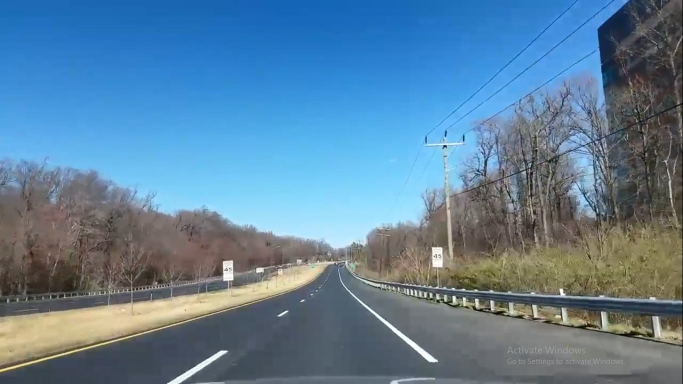
#> input picture test.jpg, 1366 x 768 px, given in place of Lane Detection Test Video 01.mp4, which was not available (shown at 1/2 size)
$ python task1.py
#> lines starting #> are read from the running program, lines starting #| are printed output that depends on the picture; after the words box and inside, x2 and y2 are one past the last pixel; in counts of white or black regions, pixels touching at a corner belong together; long printed decimals are rounded; pictures that were not available may be replaced by others from this repository, and a replacement may not be noted
"""
Created on Sat Feb  1 15:02:37 2020

@author: shawk
"""
import sys
import cv2
import numpy as np
import matplotlib.pyplot as plt

def Canny(image):
        gray=cv2.cvtColor(image, cv2.COLOR_RGB2GRAY)
        blur=cv2.GaussianBlur(gray, (5,5),0)
        canny=cv2.Canny(blur,50,150)
        return canny
def region_of_interest(image):
    height=image.shape[0]-50
    ploygons=np.array([[
            (200,height),(900,height),(400,550),(450,550)
            ]])
    mask=np.zeros_like(image)
    cv2.fillPoly(mask,ploygons,255)
    masked_image=cv2.bitwise_and(image, mask)
    return masked_image

def lines_disply(image,lines):
    line_image=np.zeros_like(image)
    if lines is not None:
        for line in lines:
            x1, y1, x2, y2 =line.reshape(4)
            cv2.line(line_image, (x1,y1), (x2,y2),(0,0,255),10)
    return line_image
def make_coordinators(image,line_parameters):
    global negt
    global negt_1
    try:
        slop, intercept = line_parameters
    except TypeError:
        slop, intercept = 1000,1000
    if slop < 0:
        negt = slop
        negt_1=intercept
    elif slop == 1000:
        slop = negt
        intercept=negt_1

    y1 = image.shape[0]
    y2 = int(y1*0.85)
    x1 = int((y1-intercept)/slop)
    x2 = int((y2-intercept)/slop)
    print(slop)

    return np.array([x1,y1,x2,y2])

#funcation calculates the average of slop and intercept of interested lines with inputs image to use its diemention and vairable fo lines that have Xs and Ys of interees lines
#first step calucakte the slop and intercept of each line seperet ecah of them as left and right line to indecate the road, calculate the avaerage of them and retrun it in X and Y form
#theoutputs is a array consists the average slope and intercept
def average_slope_intercept(image,Lines):
    left_fit=[]
    right_fit=[]
    for line in Lines:
        x1, y1, x2, y2 = line.reshape(4)
        parameters = np.polyfit((x1,x2),(y1,y2),1)
        slop=parameters[0]
        intercept=parameters[1]
        if slop < 0:
            left_fit.append((slop,intercept))
        else:
            right_fit.append((slop,intercept))
    average_left_fit=np.average(left_fit, axis=0)
    average_right_fit=np.average(right_fit, axis=0)
    left_line=make_coordinators(image,average_left_fit)
    right_line=make_coordinators(image,average_right_fit)
    return np.array([left_line, right_line])

# [10 lines of commented-out code are left out]

cap=cv2.VideoCapture("Lane Detection Test Video 01.mp4")
backup_Lines=0

while(cap.isOpened()):
    _, frame = cap.read()
#> frame is the input picture: shape (768, 1366, 3); mean B, G, R 154.2, 128.3, 93.9
    if frame is not None:
        canny=Canny(frame)
#> in Canny, `gray=cv2.cvtColor(image, cv2.COLOR_RGB2GRAY)`:
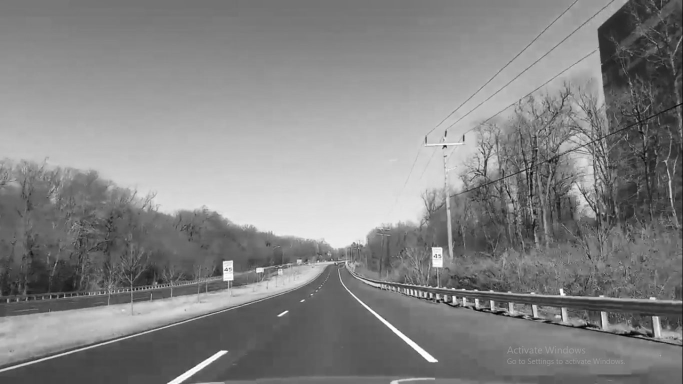
#> gray: shape (768, 1366) (shown at 1/2 size); min 0, max 255, mean 132.1
#> in Canny, `canny=cv2.Canny(blur,50,150)`:
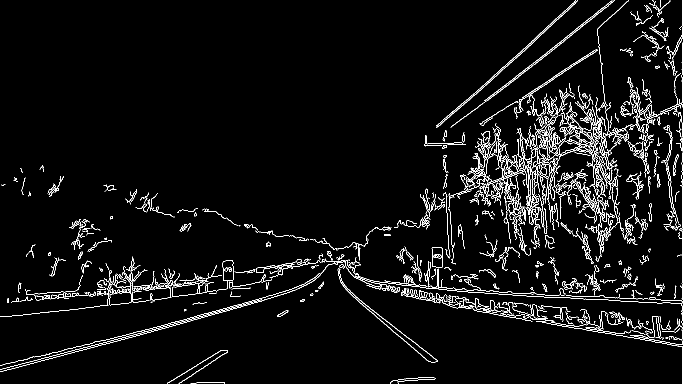
#> canny: shape (768, 1366) (shown at 1/2 size); 4.2% white in thin lines or dots
        Cropped_image=region_of_interest(canny)
#> in region_of_interest, `cv2.fillPoly(mask,ploygons,255)`:
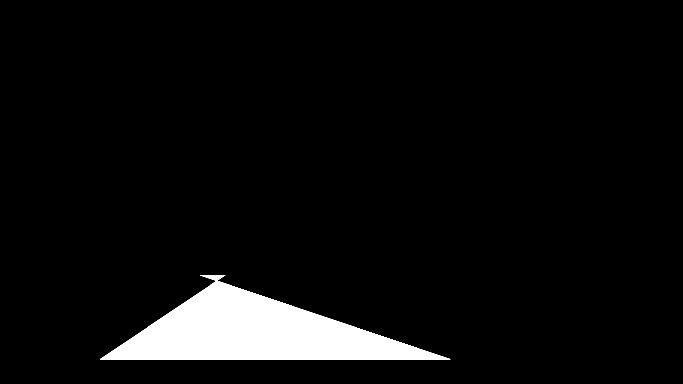
#> mask: shape (768, 1366) (shown at 1/2 size); 5.3% white; 1 white region, box (x1, y1, x2, y2) and area: (200, 550, 901, 719) 55906
#> in region_of_interest, `masked_image=cv2.bitwise_and(image, mask)`:
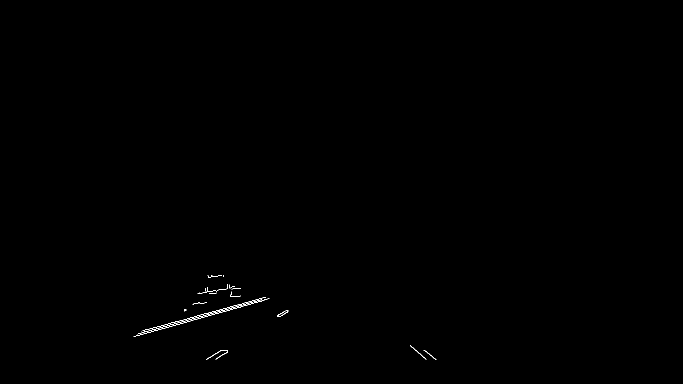
#> masked_image: shape (768, 1366) (shown at 1/2 size); 0.13% white in thin lines or dots, all inside (x1, y1, x2, y2) = (267, 550, 873, 719)
        Lines=cv2.HoughLinesP(Cropped_image ,6, np.pi/360, 80, np.array([]), minLineLength=60, maxLineGap=20 )
#> Lines = [[285, 661, 514, 599], [330, 656, 537, 597], [337, 651, 431, 624], [274, 668, 344, 648], [401, 633, 488, 608], [346, 645, 420, 624], [438, 623, 510, 602], [397, 586, 460, 576]]
        if Lines is None:
            average_lines=average_slope_intercept(frame,backup_Lines)
            lined_image=lines_disply(frame,average_lines)
            Final=cv2.addWeighted(frame,1,lined_image,1,1)
            cv2.imshow('Result', Cropped_image)
            if cv2.waitKey(1) & 0xFF == ord('q'):
                break
#            plt.imshow( lined_image)
#            plt.show()
        else:
            average_lines=average_slope_intercept(frame,Lines)
#> the loop in average_slope_intercept, `for line in Lines:` made 8 passes
#> (x1, y1, x2, y2, slop, intercept) on passes 1 to 8: (285, 661, 514, 599, -0.271, 738.2), (330, 656, 537, 597, -0.285, 750.1), (337, 651, 431, 624, -0.287, 747.8), (274, 668, 344, 648, -0.286, 746.3), (401, 633, 488, 608, -0.287, 748.2), (346, 645, 420, 624, -0.284, 743.2), (438, 623, 510, 602, -0.292, 750.7), (397, 586, 460, 576, -0.159, 649)
#> after the loop in average_slope_intercept, `for line in Lines:`: left_fit = [(-0.271, 738.2), (-0.285, 750.1), (-0.287, 747.8), (-0.286, 746.3), (-0.287, 748.2), (-0.284, 743.2), (-0.292, 750.7), (-0.159, 649)]; right_fit = []
#> in average_slope_intercept, `average_left_fit=np.average(left_fit, axis=0)`: average_left_fit = [-0.269, 734.2]
#> in average_slope_intercept, `average_right_fit=np.average(right_fit, axis=0)`: average_right_fit = nan
#> in make_coordinators, `slop, intercept = line_parameters`: slop = -0.269; intercept = 734.2
#> in make_coordinators, `negt = slop`: negt = -0.269
#> in make_coordinators, `negt_1=intercept`: negt_1 = 734.2
#> in make_coordinators, `x1 = int((y1-intercept)/slop)`: x1 = -125
#> in make_coordinators, `x2 = int((y2-intercept)/slop)`: x2 = 305
#| -0.2688
#> in average_slope_intercept, `left_line=make_coordinators(image,average_left_fit)`: left_line = [-125, 768, 305, 652]
#| -0.2688
#> average_lines = [[-125, 768, 305, 652], [-125, 768, 305, 652]]
            lined_image=lines_disply(frame,average_lines)
#> the loop in lines_disply, `for line in lines:` made 2 passes
            Final=cv2.addWeighted(frame,1,lined_image,1,1)
            cv2.imshow('Result', Final)
            if cv2.waitKey(1) & 0xFF == ord('q'):
#> (key q is pressed here)
                break
            backup_Lines=Lines
#            plt.imshow( Cropped_image)
#
#            plt.show()
    else:
        cap.release()
        cv2.destroyAllWindows()

#
#plt.imshow( canny)
#plt.show()
